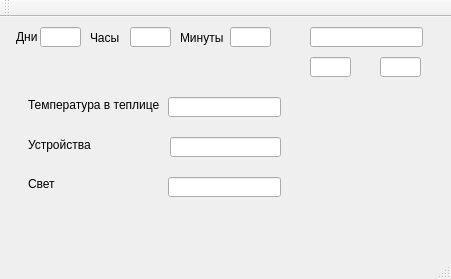
<?xml version="1.0" encoding="UTF-8"?>
<ui version="4.0">
 <class>MainWindow</class>
 <widget class="QMainWindow" name="MainWindow">
  <property name="geometry">
   <rect>
    <x>0</x>
    <y>0</y>
    <width>451</width>
    <height>279</height>
   </rect>
  </property>
  <property name="windowTitle">
   <string>MainWindow</string>
  </property>
  <widget class="QWidget" name="centralWidget">
   <widget class="QLabel" name="label">
    <property name="geometry">
     <rect>
      <x>16</x>
      <y>10</y>
      <width>41</width>
      <height>20</height>
     </rect>
    </property>
    <property name="text">
     <string>Дни</string>
    </property>
   </widget>
   <widget class="QLineEdit" name="dayEdit">
    <property name="geometry">
     <rect>
      <x>40</x>
      <y>10</y>
      <width>41</width>
      <height>20</height>
     </rect>
    </property>
   </widget>
   <widget class="QLabel" name="label_2">
    <property name="geometry">
     <rect>
      <x>90</x>
      <y>10</y>
      <width>47</width>
      <height>21</height>
     </rect>
    </property>
    <property name="text">
     <string>Часы</string>
    </property>
   </widget>
   <widget class="QLineEdit" name="hourEdit">
    <property name="geometry">
     <rect>
      <x>130</x>
      <y>10</y>
      <width>41</width>
      <height>20</height>
     </rect>
    </property>
   </widget>
   <widget class="QLineEdit" name="minuteEdit">
    <property name="geometry">
     <rect>
      <x>230</x>
      <y>10</y>
      <width>41</width>
      <height>20</height>
     </rect>
    </property>
   </widget>
   <widget class="QLabel" name="label_3">
    <property name="geometry">
     <rect>
      <x>180</x>
      <y>10</y>
      <width>47</width>
      <height>21</height>
     </rect>
    </property>
    <property name="text">
     <string>Минуты</string>
    </property>
   </widget>
   <widget class="QLineEdit" name="plantEdit">
    <property name="geometry">
     <rect>
      <x>310</x>
      <y>10</y>
      <width>113</width>
      <height>20</height>
     </rect>
    </property>
   </widget>
   <widget class="QLabel" name="label_5">
    <property name="geometry">
     <rect>
      <x>28</x>
      <y>80</y>
      <width>141</width>
      <height>16</height>
     </rect>
    </property>
    <property name="text">
     <string>Температура в теплице</string>
    </property>
   </widget>
   <widget class="QLineEdit" name="lightEdit">
    <property name="geometry">
     <rect>
      <x>168</x>
      <y>160</y>
      <width>113</width>
      <height>20</height>
     </rect>
    </property>
   </widget>
   <widget class="QLineEdit" name="heaterEdit">
    <property name="geometry">
     <rect>
      <x>170</x>
      <y>120</y>
      <width>111</width>
      <height>20</height>
     </rect>
    </property>
   </widget>
   <widget class="QLabel" name="label_6">
    <property name="geometry">
     <rect>
      <x>28</x>
      <y>160</y>
      <width>47</width>
      <height>13</height>
     </rect>
    </property>
    <property name="text">
     <string>Свет</string>
    </property>
   </widget>
   <widget class="QLineEdit" name="tempEdit">
    <property name="geometry">
     <rect>
      <x>168</x>
      <y>80</y>
      <width>113</width>
      <height>20</height>
     </rect>
    </property>
   </widget>
   <widget class="QLineEdit" name="lineEdit">
    <property name="geometry">
     <rect>
      <x>310</x>
      <y>40</y>
      <width>41</width>
      <height>20</height>
     </rect>
    </property>
   </widget>
   <widget class="QLineEdit" name="lineEdit_2">
    <property name="geometry">
     <rect>
      <x>380</x>
      <y>40</y>
      <width>41</width>
      <height>20</height>
     </rect>
    </property>
   </widget>
   <widget class="QLabel" name="label_7">
    <property name="geometry">
     <rect>
      <x>28</x>
      <y>120</y>
      <width>141</width>
      <height>16</height>
     </rect>
    </property>
    <property name="text">
     <string>Устройства</string>
    </property>
   </widget>
  </widget>
  <widget class="QMenuBar" name="menuBar">
   <property name="geometry">
    <rect>
     <x>0</x>
     <y>0</y>
     <width>451</width>
     <height>21</height>
    </rect>
   </property>
  </widget>
  <widget class="QToolBar" name="mainToolBar">
   <attribute name="toolBarArea">
    <enum>TopToolBarArea</enum>
   </attribute>
   <attribute name="toolBarBreak">
    <bool>false</bool>
   </attribute>
  </widget>
  <widget class="QStatusBar" name="statusBar"/>
 </widget>
 <layoutdefault spacing="6" margin="11"/>
 <resources/>
 <connections/>
</ui>
